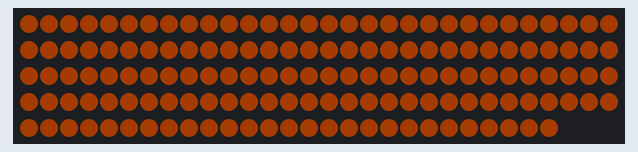
Recording of a sketch running on a simulated Arduino Uno, built with avr-gcc and run on an emulated ATmega328P. Parts: 147 RGB LEDs in strip order, left to right, continuing on the next row. Dim RGB values are drawn brighter than linear; random numbers use the default seed unless the sketch sets one.

Above: at 0.77 s.

The sketch:

fire.ino
```cpp
//This should emulate a "candle" or fireplace along the strip of leds
//based on the information found on:
// https://www.reddit.com/r/programming/comments/3zsbw5/reverse_engineering_a_real_candle/

#include <Adafruit_NeoPixel.h>


#define PIN 8  //Pin on teensy used to control the strip
#define LENGTH 147 //number of leds in the strip

Adafruit_NeoPixel leds = Adafruit_NeoPixel(LENGTH, PIN, NEO_GRB + NEO_KHZ800);

const unsigned char max_br = 255; //max brightness
unsigned char targ_br = 128; //brightness to be aimed for (average)

unsigned char cur_br[LENGTH]; //current intesity of each led
unsigned char cur_lit[LENGTH]; //current lit intensity for composite function
unsigned char color[] = {0xFF, 0x60, 0x00}; //hardcoded orangish color

unsigned char variance = 3; //the amount the led should change with each step
double c_scale[3]; //scaled intensity of each color

char mode = 0;

// length in milliseconds for each loop
unsigned long startup_length = 50;
unsigned long loop_length = 10;

//number of steps to converge to the targ_br
//the higher it is, the more variance in the intensity
double steps = 12800.0;

void setup(){
	mode = 0;
	randomSeed(analogRead(0));
  	leds.begin();
  	c_scale[0] = scaleFactor(color[0], max_br);
  	c_scale[1] = scaleFactor(color[1], max_br);
	c_scale[2] = scaleFactor(color[2], max_br);
	//calculates the scaling factor for each part of the given color
  	for(int i = 0; i < LENGTH; i++){
  		cur_br[i] = 0;
  	}
}

void loop(){
	burn();
}

void burn(){
	switch(mode){


		static unsigned long last_loop = 0;
		last_loop = millis();


		case 0:
			//starting procedure
			//progressively increase the brightness

			for(int i = 0; i < LENGTH; i++){
				leds.setPixelColor(i, scale(cur_br[i], c_scale[0]), scale(cur_br[i], c_scale[1]),
					scale(cur_br[i], c_scale[2]));
				cur_br[i]++;
			}
			if(cur_br[0] > targ_br){
				mode = 1;
			}
			if(last_loop + startup_length > millis()){
				delay(last_loop - millis() + startup_length);
			}
			break;


		case 1:
			compositeColorScale(last_loop);

			break;


		default:
			break;

		}
	leds.show();

}

//scales all colors
void fullColorScale(long last_loop){
	for(int i = 0; i < LENGTH; i++){

		cur_br[i] = calcNextValue(cur_br[i], targ_br);
		leds.setPixelColor(i, scale(cur_br[i], c_scale[0]), scale(cur_br[i], c_scale[1]),
			scale(cur_br[i], c_scale[2]));
	}
	if(last_loop + loop_length > millis()){
		delay(last_loop - millis() + loop_length);
	}
}

//only scales green, may look more like a fire
void greenColorScale(long last_loop){
	for(int i = 0; i < LENGTH; i++){

		cur_br[i] = calcNextValue(cur_br[i], targ_br);
		leds.setPixelColor(i, color[0], scale(cur_br[i], c_scale[1]), color[2]);
	}
	if(last_loop + loop_length > millis()){
		delay(last_loop - millis() + loop_length);
	}
}

void compositeColorScale(long last_loop){
	for(int i = 0; i < LENGTH; i++){

		cur_br[i] = calcNextValue(cur_br[i], targ_br);
		cur_lit[i] = calcNextValue(cur_lit[i], targ_br);
		cur_lit[i] = (cur_lit[i] > 0x80) ? 0x80 : (cur_lit[i] < 0x50) ? 0x50 : cur_lit[i];
		leds.setPixelColor(i,
			scale(cur_br[i], c_scale[0]),
			scale(cur_br[i], scaleFactor(cur_lit[i], max_br)),
			scale(cur_br[i],c_scale[2])
			);
	}
	if(last_loop + loop_length > millis()){
		delay(last_loop - millis() + loop_length);
	}
}

double calcThetaWalk(int cur, int target){
	double theta = target - cur;
	theta /= steps; //this is the amount of "steps" remianing to get to the
				//desired value, but since this sould run indefinately,
				//its currently hardcoded
	theta = 1.0 - theta;
	theta /= 2.0;
	return theta;
}

int calcNextValue(int cur, int target){
	double theta = calcThetaWalk(cur, target);
	double randnum = random(1000);
	if(theta * 1000  < randnum){
		return (cur >= 255 - variance) ? 255 : cur + variance;
	}else{
		return (cur <= variance) ? 0 : cur - variance;
	}
}

int scale(int num, double scale){
	return (int) ((double) num * scale);
}

double scaleFactor(int startMax, int endMax){
	return (double) startMax / (double) endMax;
}
```
